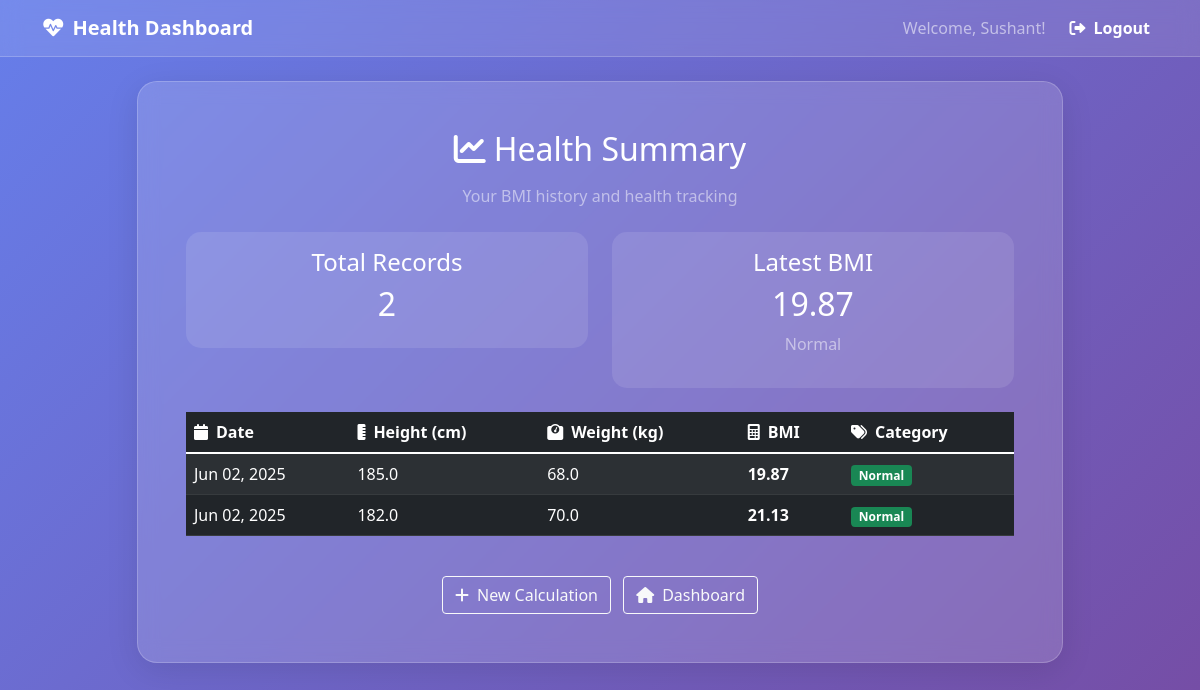
/summary/ (signed in), run on the app's committed database.
### accounts/models.py (models this page shows, shortened)
class BMIRecord(models.Model):
    user = models.ForeignKey(User, on_delete=models.CASCADE)
    height = models.FloatField()  # in cm
    weight = models.FloatField()  # in kg
    bmi = models.FloatField()
    category = models.CharField(max_length=20)
    created_at = models.DateTimeField(auto_now_add=True)

### accounts/views.py (the view)
# urls.py: path('summary/', views.summary, name='summary'),
@login_required
def summary(request):
    bmi_records = BMIRecord.objects.filter(user=request.user).order_by('-created_at')[:10]
    context = {
        'bmi_records': bmi_records,
        'total_records': bmi_records.count()
    }
    return render(request, 'summary.html', context)

### templates/summary.html (shortened to what this page needs)
{% extends 'base.html' %}
{% block content %}
<div class="row justify-content-center">
    <div class="col-md-10">
        <div class="glass-card p-5">
            <div class="text-center mb-4">
                <h2 class="text-white mb-3">
                    <i class="fas fa-chart-line me-2"></i>Health Summary
                </h2>
                <p class="text-white-50">Your BMI history and health tracking</p>
            </div>
            {% if bmi_records %}
            <div class="row mb-4">
                <div class="col-md-6">
                    <div class="text-center p-3" style="background: rgba(255,255,255,0.1); border-radius: 15px;">
                        <h4 class="text-white">Total Records</h4>
                        <h2 class="text-white">{{ total_records }}</h2>
                    </div>
                </div>
                <div class="col-md-6">
                    <div class="text-center p-3" style="background: rgba(255,255,255,0.1); border-radius: 15px;">
                        <h4 class="text-white">Latest BMI</h4>
                        <h2 class="text-white">{{ bmi_records.0.bmi }}</h2>
                        <p class="text-white-50">{{ bmi_records.0.category }}</p>
                    </div>
                </div>
            </div>
            <div class="table-responsive">
                <table class="table table-dark table-striped">
                    <thead>
                        <tr>
                            <th><i class="fas fa-calendar me-2"></i>Date</th>
                            <th><i class="fas fa-ruler-vertical me-2"></i>Height (cm)</th>
                            <th><i class="fas fa-weight me-2"></i>Weight (kg)</th>
                            <th><i class="fas fa-calculator me-2"></i>BMI</th>
                            <th><i class="fas fa-tags me-2"></i>Category</th>
                        </tr>
                    </thead>
                    <tbody>
                        {% for record in bmi_records %}
                        <tr>
                            <td>{{ record.created_at|date:"M d, Y" }}</td>
                            <td>{{ record.height }}</td>
                            <td>{{ record.weight }}</td>
                            <td><strong>{{ record.bmi }}</strong></td>
                            <td>
                                <span class="badge
                                    {% if record.category == 'Normal' %}bg-success
                                    {% elif record.category == 'Underweight' %}bg-info
                                    {% elif record.category == 'Overweight' %}bg-warning
                                    {% else %}bg-danger{% endif %}">
                                    {{ record.category }}
                                </span>
                            </td>
                        </tr>
                        {% endfor %}
                    </tbody>
                </table>
            </div>
            {% endif %}
            <div class="text-center mt-4">
                <a href="{% url 'bmi_calculator' %}" class="btn btn-outline-light">
                    <i class="fas fa-plus me-2"></i>New Calculation
                </a>
                <a href="{% url 'dashboard' %}" class="btn btn-outline-light ms-2">
                    <i class="fas fa-home me-2"></i>Dashboard
                </a>
            </div>
        </div>
    </div>
</div>
{% endblock %}

### templates/base.html (shortened to what this page needs)
<!DOCTYPE html>
<html lang="en">
<head>
    <link href="https://cdnjs.cloudflare.com/ajax/libs/bootstrap/5.1.3/css/bootstrap.min.css" rel="stylesheet">
    <link href="https://cdnjs.cloudflare.com/ajax/libs/font-awesome/6.0.0/css/all.min.css" rel="stylesheet">
</head>
<body>
    <nav class="navbar navbar-expand-lg navbar-dark">
        <div class="container">
            <a class="navbar-brand" href="{% url 'dashboard' %}">
                <i class="fas fa-heartbeat me-2"></i>Health Dashboard
            </a>
            <div class="navbar-nav ms-auto">
                {% if user.is_authenticated %}
                    <span class="navbar-text me-3">Welcome, {{ user.first_name }}!</span>
                    <a class="nav-link" href="{% url 'logout' %}">
                        <i class="fas fa-sign-out-alt me-2"></i>Logout
                    </a>
                {% endif %}
            </div>
        </div>
    </nav>
    <div class="container mt-4">
        {% block content %}
        {% endblock %}
    </div>
</body>
</html>

### templates/base.html (style rules this page uses)
:root { --primary-color: #4f46e5; --secondary-color: #10b981; --danger-color: #ef4444; --warning-color: #f59e0b; --background-gradient: linear-gradient(135deg, #667eea 0%, #764ba2 100%); }
body { background: var(--background-gradient); min-height: 100vh; font-family: 'Segoe UI', Tahoma, Geneva, Verdana, sans-serif; }
.glass-card { background: rgba(255, 255, 255, 0.15); backdrop-filter: blur(10px); border-radius: 20px; border: 1px solid rgba(255, 255, 255, 0.2); box-shadow: 0 8px 32px rgba(0, 0, 0, 0.1); }
.navbar { background: rgba(255, 255, 255, 0.1); backdrop-filter: blur(10px); border-bottom: 1px solid rgba(255, 255, 255, 0.2); }
.navbar-brand, .nav-link { color: white !important; font-weight: bold; }

### data on the page
BMIRecord: bmi "19.87", category "Normal", created_at "Jun 02, 2025", height "185.0", weight "68.0"
BMIRecord: created_at "Jun 02, 2025", height "182.0", weight "70.0", bmi "21.13", category "Normal"

### other printed values
{{ user.first_name }} "Sushant"
{{ total_records }} "2"
